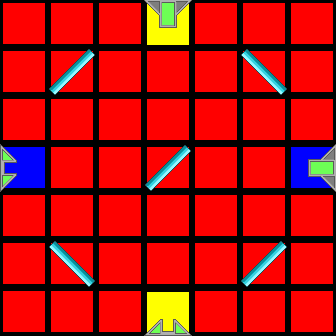

Rendered tile map (Tiled .tmx) drawn with the repository's tilesets; below, a short description and the full map source, tile grids included:
An orthogonal 7x7 tile map with 48x48 px tiles, 2 tile layers (Colors, Tiles).

<map version="1.0" orientation="orthogonal" renderorder="right-down" width="7" height="7" tilewidth="48" tileheight="48" nextobjectid="1">
 <properties>
  <property name="AvailableTiles" value="1, 2, 2" />
 </properties>
 <tileset firstgid="1" source="tiles.tsx" />
 <layer name="Colors" width="7" height="7">
  <data encoding="csv">
41,41,41,44,41,41,41,
41,41,41,41,41,41,41,
41,41,41,41,41,41,41,
43,41,41,41,41,41,43,
41,41,41,41,41,41,41,
41,41,41,41,41,41,41,
41,41,41,44,41,41,41
</data>
 </layer>
 <layer name="Tiles" width="7" height="7">
  <data encoding="csv">
1,1,1,7,1,1,1,
1,2,1,1,1,3,1,
1,1,1,1,1,1,1,
10,1,1,2,1,1,8,
1,1,1,1,1,1,1,
1,3,1,1,1,2,1,
1,1,1,9,1,1,1
</data>
 </layer>
</map>
